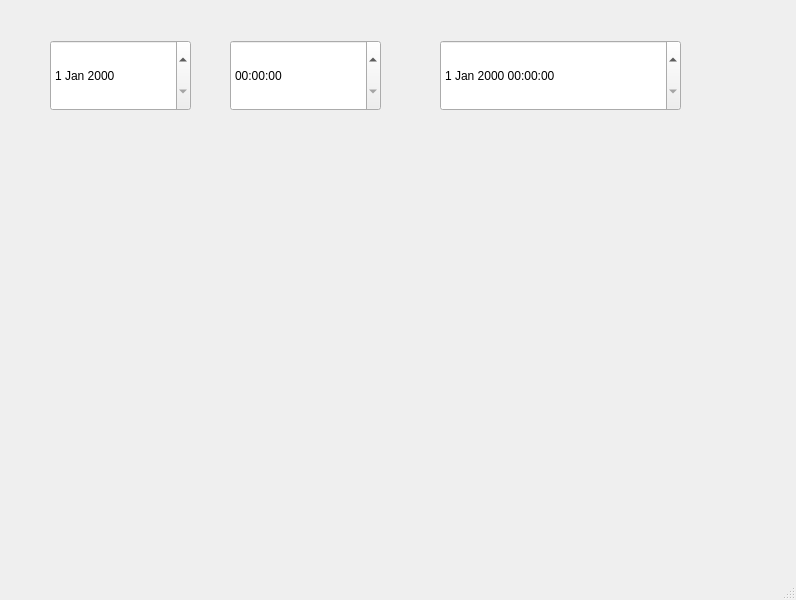
<?xml version="1.0" encoding="UTF-8"?>
<ui version="4.0">
 <class>MainWindow</class>
 <widget class="QMainWindow" name="MainWindow">
  <property name="geometry">
   <rect>
    <x>0</x>
    <y>0</y>
    <width>796</width>
    <height>600</height>
   </rect>
  </property>
  <property name="windowTitle">
   <string>MainWindow</string>
  </property>
  <widget class="QWidget" name="centralwidget">
   <widget class="QDateEdit" name="dateEdit">
    <property name="geometry">
     <rect>
      <x>50</x>
      <y>40</y>
      <width>141</width>
      <height>71</height>
     </rect>
    </property>
   </widget>
   <widget class="QTimeEdit" name="timeEdit">
    <property name="geometry">
     <rect>
      <x>230</x>
      <y>40</y>
      <width>151</width>
      <height>71</height>
     </rect>
    </property>
   </widget>
   <widget class="QLabel" name="label">
    <property name="geometry">
     <rect>
      <x>130</x>
      <y>220</y>
      <width>161</width>
      <height>61</height>
     </rect>
    </property>
    <property name="font">
     <font>
      <pointsize>12</pointsize>
     </font>
    </property>
    <property name="text">
     <string/>
    </property>
    <property name="alignment">
     <set>Qt::AlignCenter</set>
    </property>
   </widget>
   <widget class="QLabel" name="label_2">
    <property name="geometry">
     <rect>
      <x>320</x>
      <y>220</y>
      <width>161</width>
      <height>61</height>
     </rect>
    </property>
    <property name="font">
     <font>
      <pointsize>12</pointsize>
     </font>
    </property>
    <property name="text">
     <string/>
    </property>
    <property name="alignment">
     <set>Qt::AlignCenter</set>
    </property>
   </widget>
   <widget class="QLabel" name="label_3">
    <property name="geometry">
     <rect>
      <x>500</x>
      <y>210</y>
      <width>161</width>
      <height>61</height>
     </rect>
    </property>
    <property name="font">
     <font>
      <pointsize>12</pointsize>
     </font>
    </property>
    <property name="text">
     <string/>
    </property>
    <property name="alignment">
     <set>Qt::AlignCenter</set>
    </property>
   </widget>
   <widget class="QLabel" name="label_4">
    <property name="geometry">
     <rect>
      <x>190</x>
      <y>330</y>
      <width>161</width>
      <height>61</height>
     </rect>
    </property>
    <property name="font">
     <font>
      <pointsize>12</pointsize>
     </font>
    </property>
    <property name="text">
     <string/>
    </property>
    <property name="alignment">
     <set>Qt::AlignCenter</set>
    </property>
   </widget>
   <widget class="QLabel" name="label_5">
    <property name="geometry">
     <rect>
      <x>400</x>
      <y>330</y>
      <width>161</width>
      <height>61</height>
     </rect>
    </property>
    <property name="font">
     <font>
      <pointsize>12</pointsize>
     </font>
    </property>
    <property name="text">
     <string/>
    </property>
    <property name="alignment">
     <set>Qt::AlignCenter</set>
    </property>
   </widget>
   <widget class="QDateTimeEdit" name="dateTimeEdit">
    <property name="geometry">
     <rect>
      <x>440</x>
      <y>40</y>
      <width>241</width>
      <height>71</height>
     </rect>
    </property>
   </widget>
   <widget class="QLabel" name="label_6">
    <property name="geometry">
     <rect>
      <x>590</x>
      <y>330</y>
      <width>161</width>
      <height>61</height>
     </rect>
    </property>
    <property name="font">
     <font>
      <pointsize>12</pointsize>
     </font>
    </property>
    <property name="text">
     <string/>
    </property>
    <property name="alignment">
     <set>Qt::AlignCenter</set>
    </property>
   </widget>
  </widget>
  <widget class="QMenuBar" name="menubar">
   <property name="geometry">
    <rect>
     <x>0</x>
     <y>0</y>
     <width>796</width>
     <height>26</height>
    </rect>
   </property>
  </widget>
  <widget class="QStatusBar" name="statusbar"/>
 </widget>
 <resources/>
 <connections/>
</ui>
